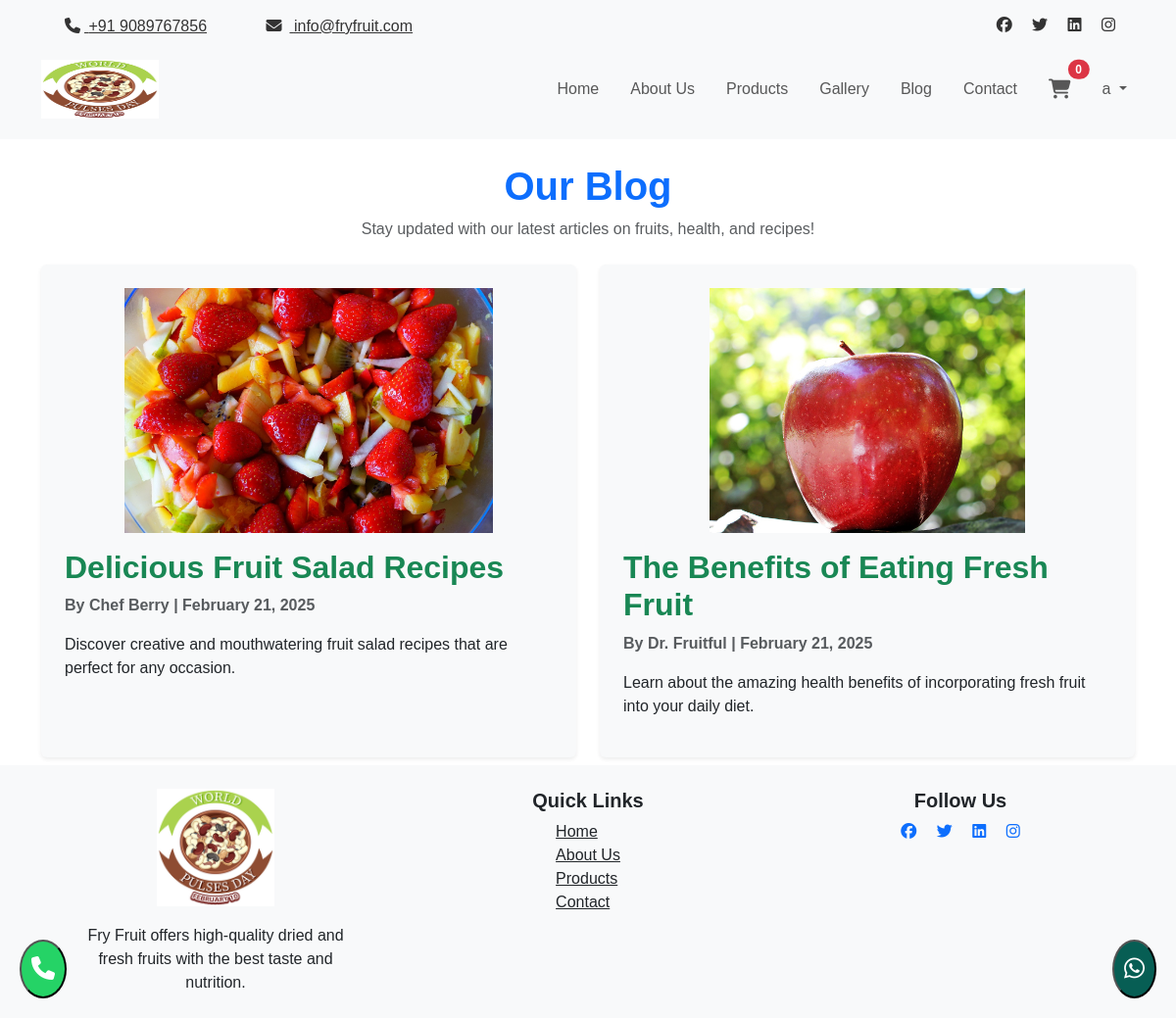
Page /blog/ (signed in) on the committed database.
### shop/models.py (models this page shows, shortened)
class Blog(models.Model):
    title = models.CharField(max_length=200)
    author = models.CharField(max_length=100)
    content = models.TextField()
    publish_date = models.DateTimeField(auto_now_add=True)
    updated_at = models.DateTimeField(auto_now=True)
    image = models.ImageField(upload_to='blog_images/', blank=True, null=True)

### shop/views.py (the view)
# urls.py: path('blog/', blog, name='blog'),
def blog(request):
    blogs = Blog.objects.all().order_by('-publish_date')  # Fetching blog posts and ordering by the publish date
    return render(request, 'shop/blog.html', {'blogs': blogs})

### shop/context_processors.py (called while the page is built)
def cart_count(request):
    if request.user.is_authenticated:
        cart_items_count = sum(item.quantity for item in CartItem.objects.filter(user=request.user))
    else:
        cart_items_count = 0
    return {'cart_items_count': cart_items_count}

### shop/templates/shop/blog.html (shortened to what this page needs)
{% extends 'base.html' %}
{% load static %}
{% block content %}
<div class="container mt-4">
    <h1 class="text-center fw-bold text-primary">Our Blog</h1>
    <p class="text-center text-muted">Stay updated with our latest articles on fruits, health, and recipes!</p>
    <div class="row" id="blog-list">
        {% for blog in blogs %}
            <div class="col-md-6 mt-2 mb-2 d-flex align-items-stretch" id="blog-card-{{ blog.id }}">
                <div class="blog-card p-4 rounded shadow-sm bg-light d-flex flex-column">
                    {% if blog.image %}
                        <div class="overflow-hidden rounded mb-3" style="height: 250px;">
                            <img src="{{ blog.image.url }}" alt="Blog Image" class="img-fluid w-100 h-100 object-fit-contain">
                        </div>
                    {% endif %}
                    <h2 class="fw-bold text-success">{{ blog.title }}</h2>
                    <p class="text-muted"><strong>By {{ blog.author }} | {{ blog.publish_date|date:"F j, Y" }}</strong></p>
                    <p class="text-dark">
                        {{ blog.content }}
                    </p>
                </div>
            </div>
        {% empty %}
            <p class="text-center">No blogs available.</p>
        {% endfor %}
    </div>
</div>
{% endblock %}

### shop/templates/base.html (shortened to what this page needs)
<!DOCTYPE html>
{% load static %}
<html lang="en">
<head>
    <link href="https://cdn.jsdelivr.net/npm/bootstrap@5.3.2/dist/css/bootstrap.min.css" rel="stylesheet">
    <link rel="stylesheet" href="https://cdnjs.cloudflare.com/ajax/libs/font-awesome/6.5.1/css/all.min.css">
    <link rel="stylesheet" href="https://cdnjs.cloudflare.com/ajax/libs/aos/2.3.4/aos.css">
    <link rel="stylesheet" href="{% static 'css/style.css' %}">
</head>
<body>
<div class="topbar" id="topbar">
    <div class="container d-flex justify-content-between">
        <div class="contact-info text-dark ">
            <a href="tel:+91 9089767856" class="me-5 "><i class="fas fa-phone m-1"></i> +91 9089767856</a>
            <a href="mailto:info@fryfruit.com"><i class="fas fa-envelope m-2"></i> info@fryfruit.com</a>
        </div>
        <div class="social-media">
            <a href="#" class="facebook me-3"><i class="fab fa-facebook"></i></a>
            <a href="#" class="twitter me-3"><i class="fab fa-twitter"></i></a>
            <a href="#" class="linkedin me-3"><i class="fab fa-linkedin"></i></a>
            <a href="#" class="instagram"><i class="fab fa-instagram"></i></a>
        </div>
    </div>
</div>
<nav class="navbar navbar-expand-lg navbar-light bg-light py-3">
    <div class="container">
        <a class="navbar-brand" href="{% url 'home' %}">
            <img src="{% static 'images/frylogo.ico' %}" alt="Fry Fruit Logo" style="width: 120px; max-height: 60px;">
        </a>
        <div class="collapse navbar-collapse" id="navbarNav">
            <ul class="navbar-nav ms-auto gap-3">
                <li class="nav-item"><a class="nav-link" href="{% url 'home' %}">Home</a></li>
                <li class="nav-item"><a class="nav-link" href="{% url 'about' %}">About Us</a></li>
                <li class="nav-item"><a class="nav-link" href="{% url 'products' %}">Products</a></li>
                <li class="nav-item"><a class="nav-link" href="{% url 'gallery' %}">Gallery</a></li>
                <li class="nav-item"><a class="nav-link" href="{% url 'blog' %}">Blog</a></li>
                <li class="nav-item"><a class="nav-link" href="{% url 'contact' %}">Contact</a></li>
                <li class="nav-item">
                    <a class="nav-link position-relative" href="{% url 'cart' %}">
                        <i class="fas fa-shopping-cart fa-lg"></i>
                        <span class="position-absolute top-0 start-100 translate-middle badge rounded-pill bg-danger">
                            {{ cart_items_count|default:0 }}
                        </span>
                    </a>
                </li>
                {% if user.is_authenticated %}
                <li class="nav-item dropdown">
                    <a class="nav-link dropdown-toggle" href="#" id="userDropdown" role="button"
                       data-bs-toggle="dropdown">
                        <span class="user-initial">{{ user.username|slice:":1" }}</span>
                    </a>
                </li>
                {% else %}
                <li class="nav-item"><a class="nav-link" href="{% url 'login' %}"><i class="fas fa-sign-in-alt"></i>
                    Login</a></li>
                {% endif %}
            </ul>
        </div>
    </div>
</nav>
<div class="mt-2">
    {% block content %}{% endblock %}
</div>
<footer class="bg-light text-dark py-4">
    <div class="container">
        <div class="row d-flex justify-content-between align-items-start text-center text-md-left">
            <div class="col-md-4 d-flex flex-column text-center">
                <img src="{% static 'images/frylogo.ico' %}" alt="Fry Fruit Logo" class="mx-auto"
                     style="width: 120px; margin-bottom: 10px;">
                <p class="mt-2" style="max-width: 300px; margin: 0 auto;">Fry Fruit offers high-quality dried and fresh
                    fruits with the best taste and nutrition.</p>
            </div>
            <div class="col-md-4 d-flex flex-column align-items-center align-items-md-center">
                <h5 class="fw-bold">Quick Links</h5>
                <ul class="list-unstyled text-start">
                    <li><a href="{% url 'home' %}" class="text-dark">Home</a></li>
                    <li><a href="{% url 'about' %}" class="text-dark">About Us</a></li>
                    <li><a href="{% url 'products' %}" class="text-dark">Products</a></li>
                    <li><a href="{% url 'contact' %}" class="text-dark">Contact</a></li>
                </ul>
            </div>
            <div class="col-md-4 d-flex flex-column align-items-center">
                <h5 class="fw-bold">Follow Us</h5>
                <div class="social-media">
                    <a href="#" class="facebook me-3"><i class="fab fa-facebook"></i></a>
                    <a href="#" class="twitter me-3"><i class="fab fa-twitter"></i></a>
                    <a href="#" class="linkedin me-3"><i class="fab fa-linkedin"></i></a>
                    <a href="#" class="instagram"><i class="fab fa-instagram"></i></a>
                </div>
            </div>
        </div>
    </div>
</footer>
<a href="tel:+919089767856">
    <button class="floating-btn phone">
        <i class="fas fa-phone"></i>
    </button>
</a>
<a href="https://wa.me/919089767856">
    <button class="floating-btn whatsapp">
        <i class="fab fa-whatsapp"></i>
    </button>
</a>
</body>
</html>

### shop/static/css/style.css (style rules this page uses)
body { font-family: sans-serif; }
.navbar-brand img { max-height: 50px; }

### shop/templates/base.html (style rules this page uses)
.floating-btn { position: fixed; bottom: 20px; z-index: 9999; font-size: 24px; padding: 10px; border-radius: 50%; background-color: #25D366; color: white; }
.floating-btn.phone { left: 20px; }
.floating-btn.whatsapp { right: 20px; background-color: #075e54; }
.topbar { background-color: #f8f9fa; padding: 5px 0; position: fixed; top: 0; left: 0; right: 0; z-index: 999; width: 100%; transition: top 0.3s; margin-bottom: 0; }
.topbar .contact-info a { margin-right: 100px; }
.topbar .social-media a { margin-right: 20px; }
.topbar .contact-info a, .topbar .social-media a { color: #333 !important; }
.topbar { padding: 10px 0; }
.topbar .container { display: flex; justify-content: space-between; align-items: center; }
.topbar .contact-info { margin-left: 20px; }
.topbar .social-media { margin-left: 20px; }
body { padding-top: 40px; }
.topbar + nav { margin-top: 0; }
.topbar { z-index: 999; }

### rows in the picture
Blog: image (picture), title "Delicious Fruit Salad Recipes", author "Chef Berry", publish_date "February 21, 2025", content "Discover creative and mouthwatering fruit salad recipes that are perfect for any occasion."
Blog: image (picture), title "The Benefits of Eating Fresh Fruit", author "Dr. Fruitful", publish_date "February 21, 2025", content "Learn about the amazing health benefits of incorporating fresh fruit into your daily diet."

### other values in the picture
{{ cart_items_count|default:0 }} "0"
{{ user.username|slice:":1" }} "a"
